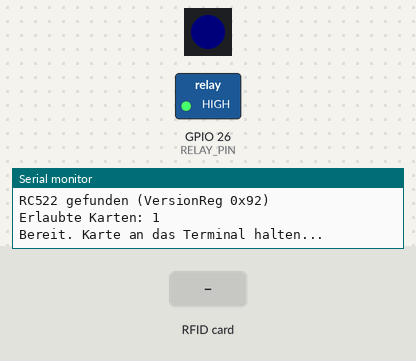
The program below on a simulated ESP32. Parts: 1 RGB LEDs in strip order, left to right, switched loads named in the program (green lamp = pin HIGH), the last lines printed to the serial monitor. The test bench sets the inputs (shaded band). Dim RGB values are drawn brighter than linear.

Above: at 1.6 s.
1.7 s: RFID card DE AD BE EF held to the reader
At 2.9 s:
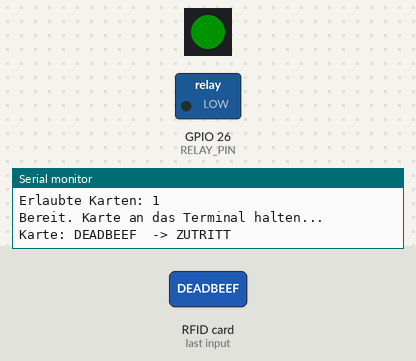
3.2 s: RFID card 5E 7A 19 C4 held to the reader
At 5.3 s:
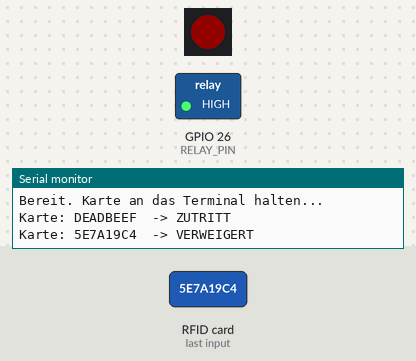
Timing chart, 0 to 7.7 s (numbered marks = the images above; inputs shaded):
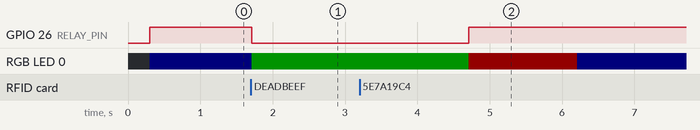

The program:

main.cpp
```cpp
/*
 * Referenz-Terminal (Tuerleser-Nachbau) – ESP32 #2
 * ============================================================
 * HSLU IIP-Projekt, edukativ/defensiv – nur eigene Karten.
 *
 * Funktion:
 *   - RC522 liest eine MIFARE-Karte (13,56 MHz) und holt die UID
 *   - UID wird mit einer Liste erlaubter Karten verglichen
 *   - ERLAUBT  -> LED gruen + Relais zieht an ("Tuer auf") fuer ein paar Sekunden
 *   - VERWEIGERT-> LED rot
 *   - Ruhezustand -> LED dezent blau, wartet auf Karte
 *   - Jede gelesene UID wird im seriellen Monitor ausgegeben, damit man
 *     seine eigene Karte leicht in die Liste unten eintragen kann.
 *
 * ------------------------------------------------------------
 * VERKABELUNG (so ist es angeschlossen):
 *   RC522 (SPI, NUR 3,3 V!):
 *     3,3V -> 3V3 | GND -> GND
 *     SDA/SS -> GPIO5 | SCK -> GPIO18 | MOSI -> GPIO23 | MISO -> GPIO19 | RST -> GPIO4
 *   Relais-Modul:
 *     DC+ -> 5V | DC- -> GND | IN1 -> GPIO26
 *     Kontaktseite COM/NO/NC = potentialfrei (Tueroeffner-Dummy, KEINE Netzspannung)
 *   RGB-LED WS2812 (1 Pixel):
 *     Di -> GPIO32 | 5V -> 5V | GND -> GND
 *
 * Strom: USB-C-Netzteil direkt am ESP32.
 * ============================================================
 */

#include <Arduino.h>
#include <SPI.h>
#include <MFRC522.h>
#include <Adafruit_NeoPixel.h>

// ---------- Pins ----------
#define RC522_SS    5
#define RC522_RST   4
#define RC522_SCK   18
#define RC522_MISO  19
#define RC522_MOSI  23
#define RELAY_PIN   26
#define LED_DI      32
#define NUM_PIXELS  1

// Die meisten Relais-Module ziehen bei LOW an (active-low). Falls deins
// umgekehrt reagiert, einfach auf false stellen.
#define RELAY_ACTIVE_LOW  true
#define DOOR_OPEN_MS      3000     // wie lange die "Tuer" offen bleibt

// ============================================================
//  ERLAUBTE KARTEN
//  UID als Grossbuchstaben-Hex OHNE Leerzeichen eintragen.
//  Deine Karte dranhalten, im seriellen Monitor die UID ablesen
//  und hier eintragen (mehrere moeglich).
// ============================================================
const char* allowedUIDs[] = {
  "DEADBEEF",      // <-- Beispiel: durch deine echte UID ersetzen
};
const int allowedCount = sizeof(allowedUIDs) / sizeof(allowedUIDs[0]);

// ---------- Objekte ----------
MFRC522 rfid(RC522_SS, RC522_RST);
Adafruit_NeoPixel pixel(NUM_PIXELS, LED_DI, NEO_GRB + NEO_KHZ800);

// ---------- Hilfsfunktionen ----------
void setLed(uint8_t r, uint8_t g, uint8_t b) {
  pixel.setPixelColor(0, pixel.Color(r, g, b));
  pixel.show();
}

void lockDoor() {   // Relais AUS (Tuer zu)
  digitalWrite(RELAY_PIN, RELAY_ACTIVE_LOW ? HIGH : LOW);
}
void unlockDoor() { // Relais AN (Tuer auf)
  digitalWrite(RELAY_PIN, RELAY_ACTIVE_LOW ? LOW : HIGH);
}

// UID in Grossbuchstaben-Hex ohne Leerzeichen (max. 10 Byte -> 20 Zeichen)
void uidToHex(const uint8_t* uid, uint8_t len, char* out) {
  int p = 0;
  for (uint8_t i = 0; i < len; i++) p += sprintf(&out[p], "%02X", uid[i]);
  out[p] = '\0';
}

bool isAllowed(const char* uidHex) {
  for (int i = 0; i < allowedCount; i++) {
    if (strcmp(uidHex, allowedUIDs[i]) == 0) return true;
  }
  return false;
}

// ---------- Setup ----------
void setup() {
  Serial.begin(115200);
  delay(300);
  Serial.println(F("\n=== Terminal startet ==="));

  // Relais zuerst sicher auf "zu" setzen, dann als Ausgang
  // (umgekehrt wuerde pinMode den Pin kurz auf LOW treiben -> Relais klickt)
  lockDoor();
  pinMode(RELAY_PIN, OUTPUT);

  // RGB-LED
  pixel.begin();
  pixel.setBrightness(60);
  setLed(0, 0, 15);          // dezentes Blau = bereit

  // RC522 / SPI
  SPI.begin(RC522_SCK, RC522_MISO, RC522_MOSI, RC522_SS);
  rfid.PCD_Init();
  delay(50);
  byte v = rfid.PCD_ReadRegister(MFRC522::VersionReg);
  if (v == 0x00 || v == 0xFF) {
    Serial.println(F("FEHLER: RC522 nicht gefunden."));
    Serial.println(F("-> NUR 3,3 V? SPI-Pins 5/18/23/19 + RST 4 korrekt?"));
  } else {
    Serial.print(F("RC522 gefunden (VersionReg 0x"));
    Serial.print(v, HEX); Serial.println(F(")"));
  }

  Serial.print(F("Erlaubte Karten: ")); Serial.println(allowedCount);
  Serial.println(F("Bereit. Karte an das Terminal halten..."));
}

// ---------- Loop ----------
void loop() {
  // Nur reagieren, wenn eine neue Karte da ist
  if (!rfid.PICC_IsNewCardPresent() || !rfid.PICC_ReadCardSerial()) {
    delay(40);
    return;
  }

  // UID holen (uid.size ist 4, 7 oder 10)
  char uidHex[21];
  uidToHex(rfid.uid.uidByte, rfid.uid.size, uidHex);
  Serial.print(F("Karte: ")); Serial.print(uidHex);

  if (isAllowed(uidHex)) {
    Serial.println(F("  -> ZUTRITT"));
    setLed(0, 80, 0);        // gruen
    unlockDoor();            // Relais "klick"
    delay(DOOR_OPEN_MS);
    lockDoor();
  } else {
    Serial.println(F("  -> VERWEIGERT"));
    setLed(80, 0, 0);        // rot
    delay(1500);
  }

  setLed(0, 0, 15);          // zurueck in den Ruhezustand

  // Karte sauber abschliessen, damit sie nicht sofort erneut gelesen wird
  rfid.PICC_HaltA();
  rfid.PCD_StopCrypto1();
}
```

Measured:
- after the input at 1.7 s, GPIO 26 (RELAY_PIN): HIGH → LOW at once; RGB LED 0: RGB(0, 0, 3) → RGB(0, 19, 0) at once
